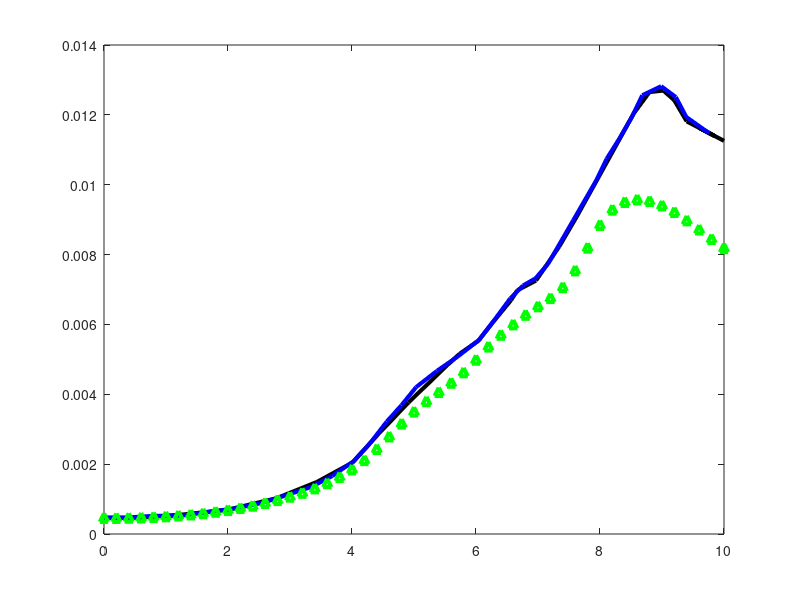

Source code (MATLAB): (Note: this script raises an error after producing the figure.)
clear all
nx=256;
dx=2*pi/(nx-1);
ns=6;
nu = 6.25e-4;
ut=zeros(nx,nx,nx,ns);
vt=zeros(nx,nx,nx,ns);
wt=zeros(nx,nx,nx,ns);
diss=zeros(ns,1);
dt=0.0002;

ref=importdata('dissref.txt');
cans=importdata('cans.txt');
cudec128e=importdata('cudec_128_eulero.txt');
cudec256e=importdata('cudec_256_eulero.txt');
cudec512e=importdata('cudec_512_eulero.txt');
cudec128ab=importdata('cudec_128_ab.txt');
cudec256ab=importdata('cudec_256_ab.txt');
cudec512ab=importdata('cudec_512_ab.txt');
single128ab=importdata('single_128_ab.txt');
single256ab=importdata('single_256_ab.txt');


figure(1)
clf
plot(ref(:,1),ref(:,2),'-k','LineWidth',3.0,'DisplayName','Wim M. van Rees (2011) + PS + 256^3')
hold on
plot(cans(:,1),cans(:,2),'-b','LineWidth',3.0,'DisplayName','CaNS (2018) + FD2 + 512^3')
plot(cudec128e(:,1),cudec128e(:,2),'^g','LineWidth',3.0,'DisplayName','MHIT36 + cuDecomp + Euler + 128^3')
plot(cudec256e(:,1),cudec256e(:,2),'sg','LineWidth',10.0,'DisplayName','MHIT36 + cuDecomp + Euler + 256^3')
plot(cudec512e(:,1),cudec512e(:,2),'*g','LineWidth',7.0,'DisplayName','MHIT36 + cuDecomp + Euler + 512^3')
plot(cudec128ab(:,1),cudec128ab(:,2),'^m','LineWidth',3.0,'DisplayName','MHIT36 + cuDecomp + AB + 128^3')
plot(cudec256ab(:,1),cudec256ab(:,2),'sm','LineWidth',7.0,'DisplayName','MHIT36 + cuDecomp + AB + 256^3')
plot(cudec512ab(:,1),cudec512ab(:,2),'*m','LineWidth',7.0,'DisplayName','MHIT36 + cuDecomp + AB + 512^3')
plot(single128ab(:,1),single128ab(:,2),'^r','LineWidth',3.0,'DisplayName','MHIT36 + single + AB + 128^3')
plot(single256ab(:,1),single256ab(:,2),'sr','LineWidth',7.0,'DisplayName','MHIT36 + single + AB + 256^3')
set(gca,'Fontsize',20)
ylabel('Dissipation')
xlabel('Time')
legend show
hold off

